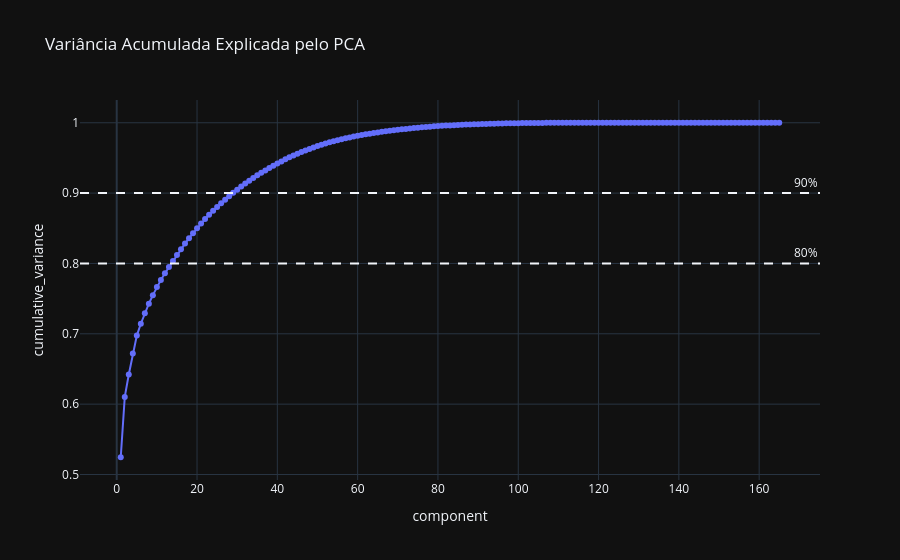

Write notebook code for a chart like this one.
### Code cell
fig = px.line(
    df_var,
    x="component",
    y="cumulative_variance",
    markers=True,
    title="Variância Acumulada Explicada pelo PCA"
)
fig.add_hline(y=0.8, line_dash="dash", annotation_text="80%")
fig.add_hline(y=0.9, line_dash="dash", annotation_text="90%")
fig.show()

### Figure 1 — Plotly figure (JSON) as saved in the notebook; plotly's stock layout.template omitted (floating-point values rounded to 4 significant figures; data arrays with more than 128 entries replaced by an {"elided": "..."} marker saying what was removed)
{"data": [{"hovertemplate": "component=%{x}<br>cumulative_variance=%{y}<extra></extra>", "legendgroup": "", "line": {"color": "#636efa", "dash": "solid"}, "marker": {"symbol": "circle"}, "mode": "lines+markers", "name": "", "orientation": "v", "showlegend": false, "type": "scatter", "x": {"elided": "165 int values"}, "xaxis": "x", "y": {"elided": "165 float values"}, "yaxis": "y"}], "layout": {"annotations": [{"showarrow": false, "text": "80%", "x": 1, "xanchor": "right", "xref": "x domain", "y": 0.8, "yanchor": "bottom", "yref": "y"}, {"showarrow": false, "text": "90%", "x": 1, "xanchor": "right", "xref": "x domain", "y": 0.9, "yanchor": "bottom", "yref": "y"}], "legend": {"tracegroupgap": 0}, "shapes": [{"line": {"dash": "dash"}, "type": "line", "x0": 0, "x1": 1, "xref": "x domain", "y0": 0.8, "y1": 0.8, "yref": "y"}, {"line": {"dash": "dash"}, "type": "line", "x0": 0, "x1": 1, "xref": "x domain", "y0": 0.9, "y1": 0.9, "yref": "y"}], "title": {"text": "Variância Acumulada Explicada pelo PCA"}, "xaxis": {"anchor": "y", "domain": [0, 1], "title": {"text": "component"}}, "yaxis": {"anchor": "x", "domain": [0, 1], "title": {"text": "cumulative_variance"}}}}
